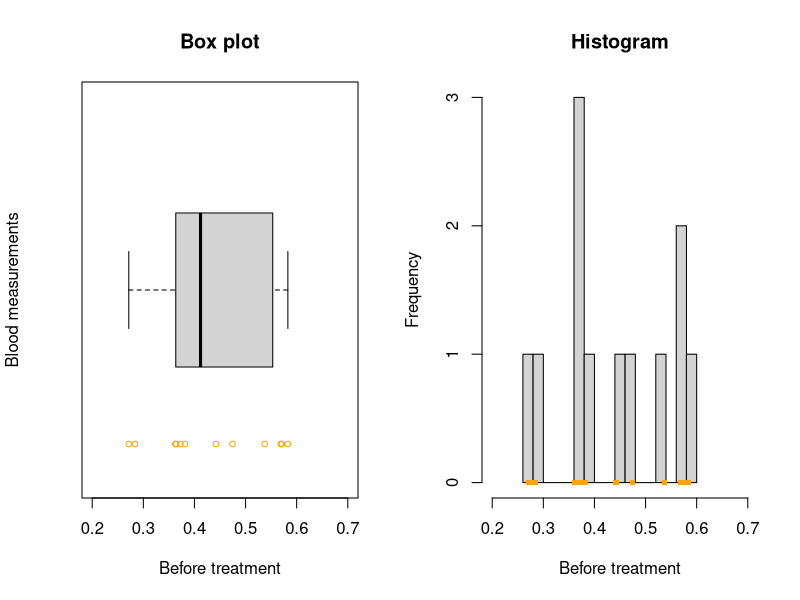
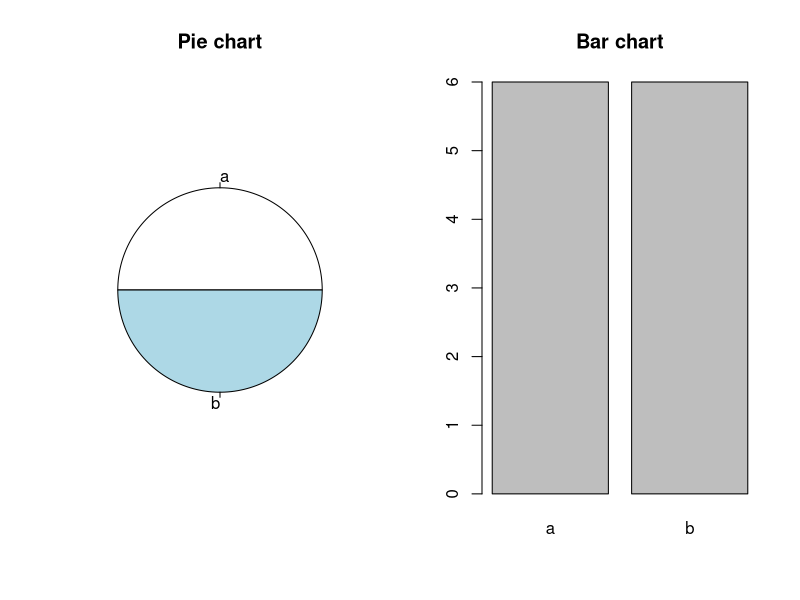

Here is the R script that generated these plots, in order:
## ---- chunk 1

## ---- chunk 2
study1<-read.table("./data/study1.csv",sep=";",header = TRUE) # the values are separated by ; in the csv file
## ---- chunk 3
X<-study1$before
# we will show the direct function and the calculation behind it
# sum of the elements of the vector
sum(X)
# the sample mean
sum(X)/length(X)
mean(X)
# the sample variance
sum((X-mean(X))^2)/(length(X)-1)
var(X)

# the sample standard deviation
sqrt(var(X))
sd(X)

#the median
mean(sort(X)[c(length(X)/2,length(X)/2+1)])
median(X)

# quantile
quantile(X, probs=c(0.25, 0.50, 0.75))
# A quartile is the value of the quantile at the probabilities 0.25, 0.5 and 0.75.

# all of this can be achieved easily using the summary function
summary(X)
## ---- chunk 4
par(mfrow=c(1,2))# define the plot area one row, two columns
X<-study1$before
boxplot(X, 
        xlab = "Before treatment", 
        ylab = "Blood measurements", 
        ylim = c(0.2, 0.7), 
        main = "Box plot", 
        horizontal = TRUE)
points(X, y = rep(0.6, 12), pch=1,
       col="orange", cex=0.75)
# Histogram
hist(X, 
     xlim = c(0.2, 0.7), 
     xlab = "Before treatment", 
     main = "Histogram", 
     breaks = 12)
points(X, rep(0, 12), pch=15, col="orange", cex=0.75)
## ---- chunk 5
X<-study1$group
## absolute and relative 
table(X); table(X) / length(X)
## ---- chunk 6
par(mfrow=c(1,2))# define the plot area one row, two columns
pie(table(X),
    main = "Pie chart"
    )
barplot(table(X),
        main = "Bar chart"
        )
